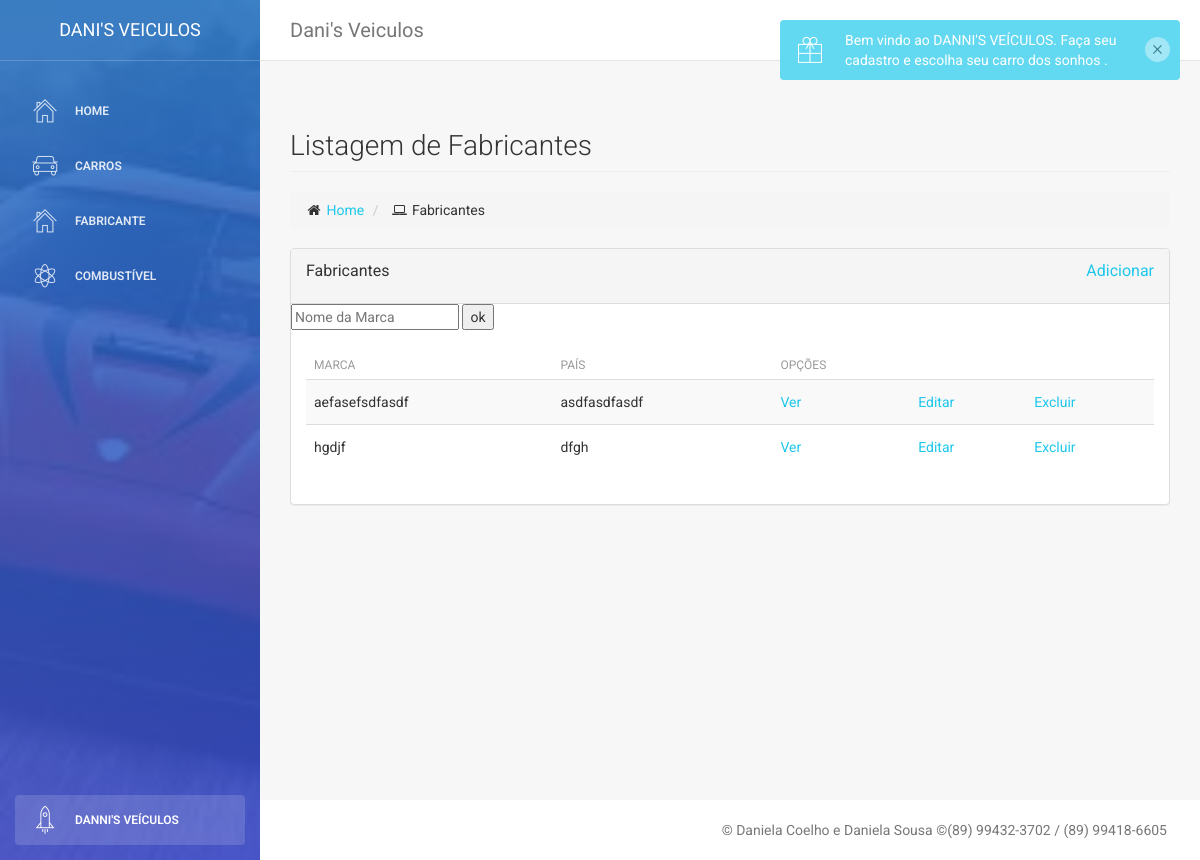
/cars/manufacturer/, run on an earlier commit of the app's database.
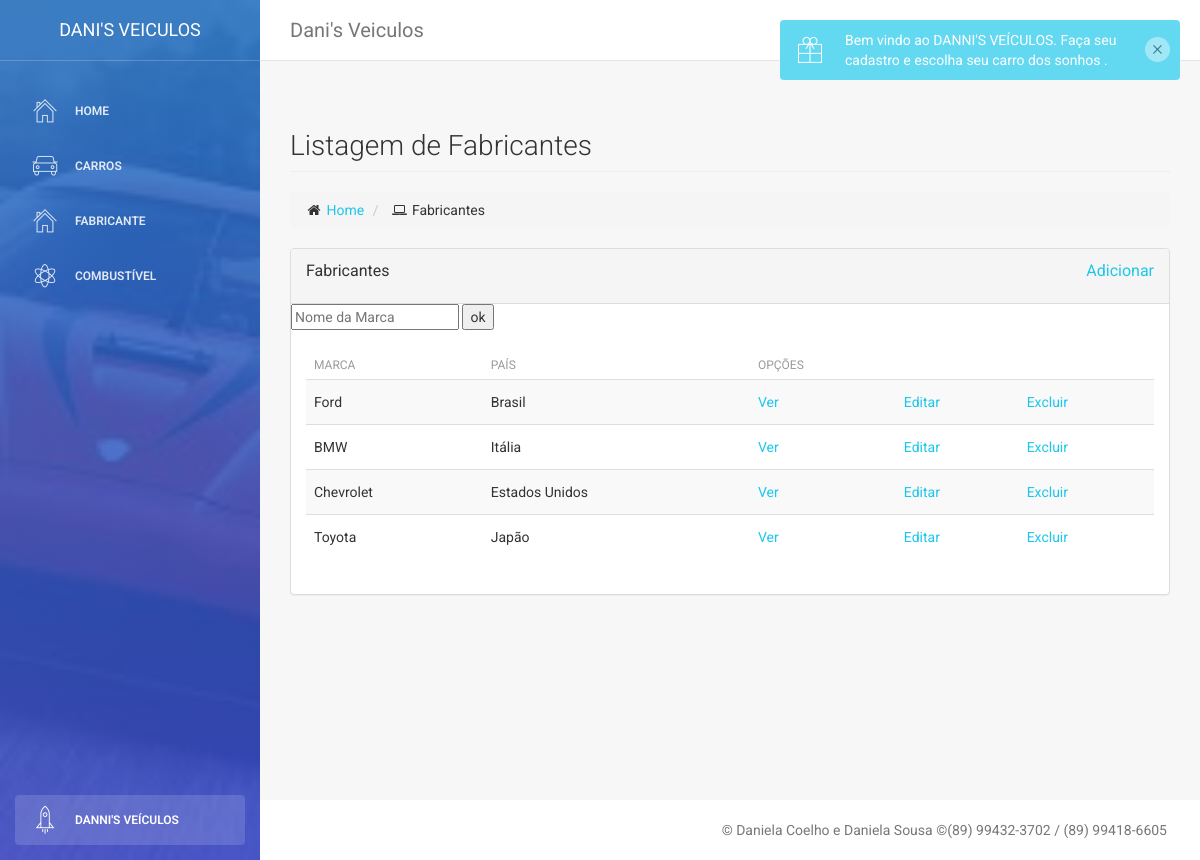
And on a later commit of the database.
### cars/models.py (models this page shows, shortened)
class Manufacturer(models.Model):
    brand = models.CharField(max_length = 20)
    country = models.CharField(max_length = 30)

### cars/views.py (the view)
# urls.py: path('manufacturer/', views.manufacturer_list),
def manufacturer_list(request):
    if (request.method == 'POST'):
        brand = request.POST.get('brand')
        manufacturer = Manufacturer.objects.all().filter(brand__icontains = brand)
    else:
        manufacturer = Manufacturer.objects.all()
    return render(request, 'manufacturer/list.html', {'manufacturer': manufacturer})

### cars/templates/manufacturer/list.html (shortened to what this page needs)
{% extends "base.html" %} {% block daniela %}
<div class="row">
  <div class="col-lg-12">
    <h3 class="page-header">
      Listagem de Fabricantes
    </h3>
    <ol class="breadcrumb">
      <li>
        <i class="fa fa-home"></i>
        <a href="/cars/">Home</a>
      </li>
      <li>
        <i class="fa fa-laptop"></i> Fabricantes </li>
    </ol>
  </div>
</div>
<div class="row">
  <div class="col-lg-12">
    <div class="panel panel-default">
      <div class="panel-heading">
        <p>Fabricantes <a href="/cars/manufacturer/form" style="float:right;">Adicionar</a></p>
      </div>
      <div class="row">
        <div class="col-lg-12">
          <div>
            <form action="/cars/manufacturer/" method="POST">
              <input type="text" id="brand" name="brand" placeholder="Nome da Marca">
              <button type="submit">ok</button>
            </form>
          </div>
        </div>
      </div>
      <div class="panel-body">
        <div class="table-responsive">
          <table class="table table-striped">
            <thead>
              <tr>
                <th> Marca </th>
                <th> País </th>
                <th> Opções </th>
                <th></th>
              </tr>
            </thead>
            <tbody>
              {% for manufacturer in manufacturer %}
              <tr>
                <td>{{manufacturer.brand}}</td>
                <td>{{manufacturer.country}}</td>
                <td>
                  <a href="/cars/manufacturer/{{manufacturer.id}}">Ver</a>
                </td>
                <td>
                  <a href="/cars/manufacturer/{{manufacturer.id}}/edit/">Editar</a>
                </td>
                <td>
                  <a href="/cars/manufacturer/delete/{{manufacturer.id}}">Excluir</a>
                </td>
              </tr>
              {% endfor %}
            </tbody>
          </table>
        </div>
      </div>
    </div>
  </div>
</div>
{% endblock %}

What changed in the data, as far as the page shows it:
removed Manufacturer: brand "aefasefsdfasdf", country "asdfasdfasdf"
removed Manufacturer: brand "hgdjf", country "dfgh"
added Manufacturer: brand "Ford", country "Brasil"
added Manufacturer: brand "BMW", country "Itália"
added Manufacturer: brand "Chevrolet", country "Estados Unidos"
added Manufacturer: brand "Toyota", country "Japão"
